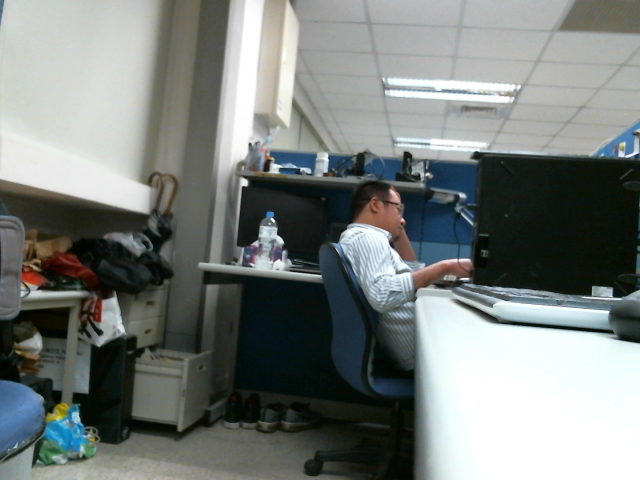
//> input picture opencv/capture/data/capt0000.png, 640 x 480 px; the run also reads 1 picture not shown here
$ ./fe2d   (built with g++ and OpenCV 4)
//> lines starting //> are read from the running program, lines starting //| are printed output that depends on the picture; after the words box and inside, x2 and y2 are one past the last pixel; in counts of white or black regions, pixels touching at a corner belong together
#include <opencv2/core/core.hpp>
//core/types.hpp
#include <opencv2/features2d/features2d.hpp>
#include <opencv2/imgproc.hpp>
#include <opencv2/highgui/highgui.hpp>

#include <iostream>
#include <vector>

using namespace std;
using namespace cv;

int test()
{
    vector<Mat> imgs;

    imgs.push_back( imread("../data/capt0000.png") );
//> imgs[0] is the input picture: 480 rows x 640 cols, CV_8UC3; mean B, G, R 123.8, 126.4, 120.8
    imgs.push_back( imread("../data/capt0001.png") );

    // vector of keyPoints
    vector<vector<KeyPoint>> keypoints;

    // construction of the fast feature detector object
    Ptr<FeatureDetector> detector = FastFeatureDetector::create(50);

    detector->detect(imgs, keypoints);
//> keypoints = 2 items

    for (size_t ii = 0; ii < keypoints.size(); ii++) {
        const vector<KeyPoint>& kp = keypoints[ii];
        cout << "ii:" << ii << ", " << "sz: " << kp.size() << endl;
        for (size_t jj = 0; jj < kp.size(); jj++) {
            const KeyPoint& pt = kp[jj];
            if (jj) {
                circle(imgs[0], Point(pt.pt.x, pt.pt.y), 6, Scalar(255,0,0,255));
            } else {
                circle(imgs[0], Point(pt.pt.x, pt.pt.y), 6, Scalar(255,255,255,255));
            }
        }
    }
//> this loop made 2 passes
//| ii:0, sz: 275
//| ii:1, sz: 272
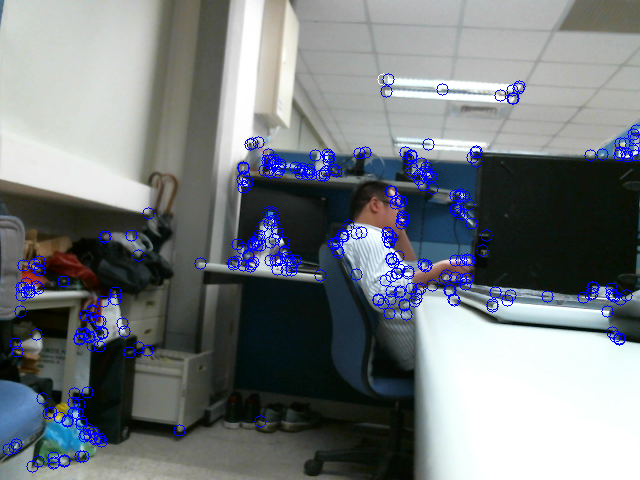
//> imgs[0]: 480 rows x 640 cols, CV_8UC3; 3.01% of pixels changed, all inside (x1, y1, x2, y2) = (2, 73, 640, 473)


    // [10 lines of commented-out code are left out]

    imshow("FAST feature", imgs[0]);
    cvWaitKey(0);

    return 0;
}

int main()
{
    test();
    return 0;
}
